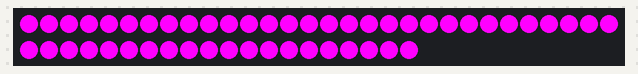
The sketch below on a simulated Arduino Uno, built with avr-gcc and run on an emulated ATmega328P. Parts: 50 RGB LEDs in strip order, left to right, continuing on the next row. The strip is taken to match the declared colour order; what the sketch prints to the serial monitor is not drawn.

Above: at 0.1 s.
At 5.1 s:
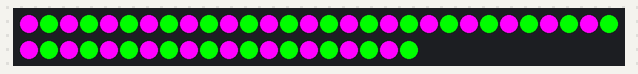
At 11.3 s:
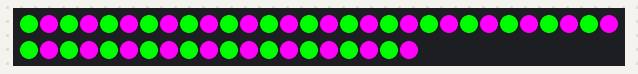

The sketch:

color_flip.ino
```cpp
#include <Adafruit_NeoPixel.h>

#define PIN 8

Adafruit_NeoPixel strip = Adafruit_NeoPixel(50, PIN, NEO_BRG + NEO_KHZ800);

// IMPORTANT: To reduce NeoPixel burnout risk, add 1000 uF capacitor across
// pixel power leads, add 300 - 500 Ohm resistor on first pixel's data input
// and minimize distance between Arduino and first pixel.  Avoid connecting
// on a live circuit...if you must, connect GND first.


uint32_t baseColor = strip.Color(255, 0, 255);
uint32_t altColor = strip.Color(0,255,0);

int pause = 100;

unsigned int toggle = 0;


void setup() {
   strip.begin();
   strip.show(); // Initialize all pixels to 'off'
   strip.setBrightness(255);

   for (unsigned int i=0; i<strip.numPixels(); i++){
      strip.setPixelColor(i, baseColor);
   }

   strip.show();

   Serial.begin(9600);

}


void loop() {


/*
   for (unsigned int i=0; i<strip.numPixels(); i++){
      strip.setPixelColor(i, baseColor);
   }

   strip.show();
*/
   toggle++;


   for (unsigned int i=0; i<strip.numPixels(); i++){
/*
      strip.setPixelColor(i, altColor);
      strip.show();
      delay(pause);
      strip.setPixelColor(i, baseColor);
      strip.show();

*/

      if ( ((i+toggle) % 2) == 0) {
         strip.setPixelColor(i, baseColor);
      }
      else{
         strip.setPixelColor(i, altColor);
      }


      Serial.print(i);
      Serial.print(" + ");
      Serial.print(toggle);
      Serial.print(" % 2 = ");

      Serial.println((i+toggle) % 2);
   }


    strip.show();

    delay(pause);


}
```

Measured:
- by itself, everything shown: repeats every 10.9 s, in 12 steps
- what the display in image 1 shows lasts 0.9 s, from 5.0 s to 5.9 s
